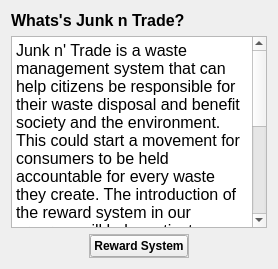
                      <widget class="QWidget" name="description">
                       <layout class="QVBoxLayout" name="verticalLayout_10">
                        <item>
                         <widget class="QLabel" name="label_11">
                          <property name="font">
                           <font>
                            <pointsize>12</pointsize>
                            <weight>75</weight>
                            <bold>true</bold>
                           </font>
                          </property>
                          <property name="text">
                           <string>Whats's Junk n Trade?</string>
                          </property>
                         </widget>
                        </item>
                        <item>
                         <widget class="QTextEdit" name="textEdit">
                          <property name="html">
                           <string>&lt;!DOCTYPE HTML PUBLIC &quot;-//W3C//DTD HTML 4.0//EN&quot; &quot;http://www.w3.org/TR/REC-html40/strict.dtd&quot;&gt;
&lt;html&gt;&lt;head&gt;&lt;meta name=&quot;qrichtext&quot; content=&quot;1&quot; /&gt;&lt;style type=&quot;text/css&quot;&gt;
p, li { white-space: pre-wrap; }
&lt;/style&gt;&lt;/head&gt;&lt;body style=&quot; font-family:'MS Shell Dlg 2'; font-size:8.25pt; font-weight:400; font-style:normal;&quot;&gt;
&lt;p style=&quot; margin-top:0px; margin-bottom:0px; margin-left:0px; margin-right:0px; -qt-block-indent:0; text-indent:0px;&quot;&gt;&lt;span style=&quot; font-size:12pt;&quot;&gt;Junk n' Trade is a waste management system that can help citizens be responsible for their waste disposal and benefit society and the environment. This could start a movement for consumers to be held accountable for every waste they create. The introduction of the reward system in our program will help motivate people to manage their waste properly.&lt;/span&gt;&lt;/p&gt;
&lt;p style=&quot;-qt-paragraph-type:empty; margin-top:0px; margin-bottom:0px; margin-left:0px; margin-right:0px; -qt-block-indent:0; text-indent:0px; font-size:12pt;&quot;&gt;&lt;br /&gt;&lt;/p&gt;
&lt;p style=&quot; margin-top:0px; margin-bottom:0px; margin-left:0px; margin-right:0px; -qt-block-indent:0; text-indent:0px;&quot;&gt;&lt;span style=&quot; font-size:12pt; font-weight:600;&quot;&gt;What's new in 1.3.1&lt;/span&gt;&lt;/p&gt;
&lt;p style=&quot; margin-top:0px; margin-bottom:0px; margin-left:0px; margin-right:0px; -qt-block-indent:0; text-indent:0px;&quot;&gt;&lt;span style=&quot; font-size:12pt;&quot;&gt;- CRUD updated&lt;/span&gt;&lt;/p&gt;
&lt;p style=&quot; margin-top:0px; margin-bottom:0px; margin-left:0px; margin-right:0px; -qt-block-indent:0; text-indent:0px;&quot;&gt;&lt;span style=&quot; font-size:12pt;&quot;&gt;- Redeem system Working&lt;/span&gt;&lt;/p&gt;
&lt;p style=&quot; margin-top:0px; margin-bottom:0px; margin-left:0px; margin-right:0px; -qt-block-indent:0; text-indent:0px;&quot;&gt;&lt;span style=&quot; font-size:12pt;&quot;&gt;- Added records&lt;/span&gt;&lt;/p&gt;
&lt;p style=&quot; margin-top:0px; margin-bottom:0px; margin-left:0px; margin-right:0px; -qt-block-indent:0; text-indent:0px;&quot;&gt;&lt;span style=&quot; font-size:12pt;&quot;&gt;- Records working&lt;/span&gt;&lt;/p&gt;
&lt;p style=&quot; margin-top:0px; margin-bottom:0px; margin-left:0px; margin-right:0px; -qt-block-indent:0; text-indent:0px;&quot;&gt;&lt;span style=&quot; font-size:12pt;&quot;&gt;- Updated junk shops&lt;/span&gt;&lt;/p&gt;
&lt;p style=&quot;-qt-paragraph-type:empty; margin-top:0px; margin-bottom:0px; margin-left:0px; margin-right:0px; -qt-block-indent:0; text-indent:0px; font-size:12pt; font-weight:600;&quot;&gt;&lt;br /&gt;&lt;/p&gt;
&lt;p style=&quot;-qt-paragraph-type:empty; margin-top:0px; margin-bottom:0px; margin-left:0px; margin-right:0px; -qt-block-indent:0; text-indent:0px; font-size:10pt;&quot;&gt;&lt;br /&gt;&lt;/p&gt;&lt;/body&gt;&lt;/html&gt;</string>
                          </property>
                         </widget>
                        </item>
                        <item alignment="Qt::AlignHCenter">
                         <widget class="QFrame" name="frame_6">
                          <property name="maximumSize">
                           <size>
                            <width>16777215</width>
                            <height>50</height>
                           </size>
                          </property>
                          <property name="frameShape">
                           <enum>QFrame::StyledPanel</enum>
                          </property>
                          <property name="frameShadow">
                           <enum>QFrame::Raised</enum>
                          </property>
                          <layout class="QHBoxLayout" name="horizontalLayout_7">
                           <property name="spacing">
                            <number>0</number>
                           </property>
                           <property name="leftMargin">
                            <number>0</number>
                           </property>
                           <property name="topMargin">
                            <number>0</number>
                           </property>
                           <property name="rightMargin">
                            <number>0</number>
                           </property>
                           <property name="bottomMargin">
                            <number>0</number>
                           </property>
                           <item>
                            <widget class="QPushButton" name="rewardBtn">
                             <property name="font">
                              <font>
                               <weight>75</weight>
                               <bold>true</bold>
                              </font>
                             </property>
                             <property name="text">
                              <string>Reward System</string>
                             </property>
                             <property name="icon">
                              <iconset resource="icons.qrc">
                               <normaloff>:/icons/icons/tool.svg</normaloff>:/icons/icons/tool.svg</iconset>
                             </property>
                            </widget>
                           </item>
                          </layout>
                         </widget>
                        </item>
                       </layout>
                      </widget>
